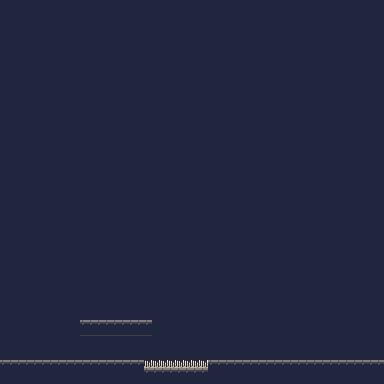

A 2D game scene composited from a Tiled map and its tileset images. What follows is a short description and the map's XML, with each tile layer's data collapsed to a summary:
An orthogonal 48x48 tile map with 8x8 px tiles, 2 tile layers (background, foreground), 2 tilesets and 8 objects (spikes, start, baddie).

<map version="1.0" tiledversion="1.1.6" orientation="orthogonal" renderorder="right-down" width="48" height="48" tilewidth="8" tileheight="8" infinite="0" nextobjectid="14">
 <tileset firstgid="1" source="cavesofgallet_tiles.tsx" />
 <tileset firstgid="97" source="cavesofgallet_tiles_transparent.tsx" />
 <layer name="background" width="48" height="48">
  <data>[2304 cells, 2304 non-empty, 3 distinct tile ids]</data>
 </layer>
 <layer name="foreground" width="48" height="48">
  <data>[2304 cells, 8 non-empty, 1 distinct tile ids]</data>
 </layer>
 <objectgroup name="platforms">
  <object id="1" x="80" y="320" width="72" height="16" />
  <object id="2" x="0" y="360" width="144" height="24" />
  <object id="3" x="0" y="56" width="8" height="304" />
  <object id="4" x="376" y="64" width="8" height="296" />
  <object id="8" name="spikes" type="spikes" x="144" y="360" width="64" height="8" />
  <object id="13" x="208" y="360" width="176" height="24" />
 </objectgroup>
 <objectgroup name="triggers" />
 <objectgroup name="powerups" />
 <objectgroup name="lights" />
 <objectgroup name="spawn">
  <object id="5" name="start" x="96" y="296" width="8" height="8" />
 </objectgroup>
 <objectgroup name="enemies">
  <object id="10" name="baddie" x="272" y="344" width="8" height="8" />
 </objectgroup>
</map>
